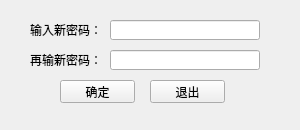
<?xml version="1.0" encoding="UTF-8"?>
<ui version="4.0">
 <class>PasswordForm</class>
 <widget class="QWidget" name="PasswordForm">
  <property name="geometry">
   <rect>
    <x>0</x>
    <y>0</y>
    <width>300</width>
    <height>130</height>
   </rect>
  </property>
  <property name="windowTitle">
   <string>修改登录密码</string>
  </property>
  <widget class="QLabel" name="label_Password">
   <property name="geometry">
    <rect>
     <x>30</x>
     <y>20</y>
     <width>70</width>
     <height>20</height>
    </rect>
   </property>
   <property name="text">
    <string>输入新密码：</string>
   </property>
  </widget>
  <widget class="QLabel" name="label_Password2">
   <property name="geometry">
    <rect>
     <x>30</x>
     <y>50</y>
     <width>70</width>
     <height>20</height>
    </rect>
   </property>
   <property name="text">
    <string>再输新密码：</string>
   </property>
  </widget>
  <widget class="QLineEdit" name="lineEdit_Password">
   <property name="geometry">
    <rect>
     <x>110</x>
     <y>20</y>
     <width>150</width>
     <height>20</height>
    </rect>
   </property>
   <property name="echoMode">
    <enum>QLineEdit::Password</enum>
   </property>
  </widget>
  <widget class="QLineEdit" name="lineEdit_Password_2">
   <property name="geometry">
    <rect>
     <x>110</x>
     <y>50</y>
     <width>150</width>
     <height>20</height>
    </rect>
   </property>
   <property name="echoMode">
    <enum>QLineEdit::Password</enum>
   </property>
  </widget>
  <widget class="QPushButton" name="pushButton_Ok">
   <property name="geometry">
    <rect>
     <x>60</x>
     <y>80</y>
     <width>75</width>
     <height>23</height>
    </rect>
   </property>
   <property name="text">
    <string>确定</string>
   </property>
  </widget>
  <widget class="QPushButton" name="pushButton_Exit">
   <property name="geometry">
    <rect>
     <x>150</x>
     <y>80</y>
     <width>75</width>
     <height>23</height>
    </rect>
   </property>
   <property name="text">
    <string>退出</string>
   </property>
  </widget>
 </widget>
 <resources/>
 <connections/>
</ui>
